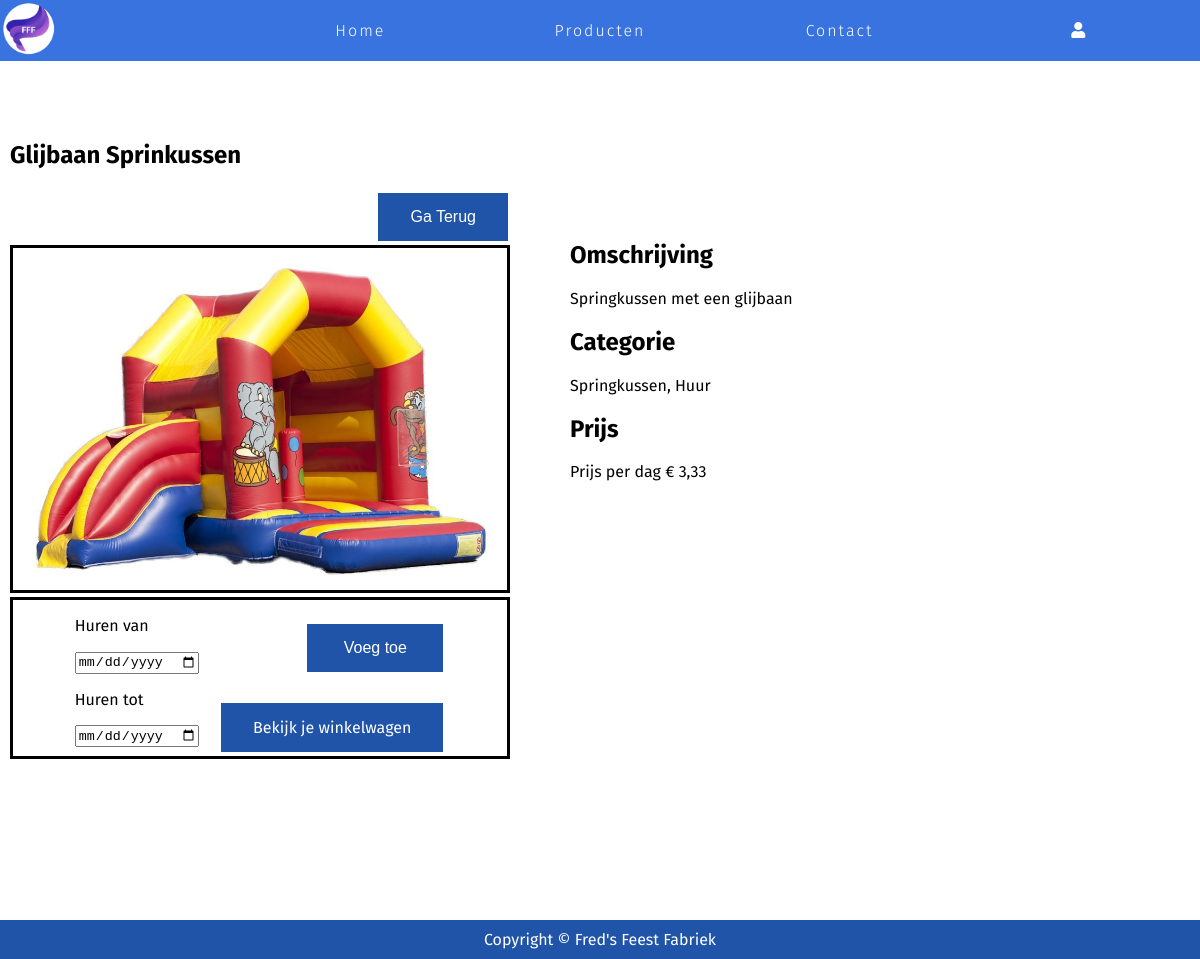
Screenshot of /index.php?page=artikelDetailForm&artikel=2 with the database file from the repository.
### tables this page shows
CREATE TABLE `artikel` (
  `ID` int(11) NOT NULL,
  `Naam` varchar(256) NOT NULL,
  `Omschrijving` text NOT NULL,
  `Prijs` int(11) NOT NULL,
  `Categorie_ID` int(3) NOT NULL,
  `Code` varchar(10) NOT NULL,
  `Verkoopwijze_ID` int(3) NOT NULL,
  `Image` varchar(256) DEFAULT NULL,
  `Onderhoud` int(2) DEFAULT NULL
);

CREATE TABLE `categorie` (
  `Categorie_ID` int(11) NOT NULL,
  `Categorie_naam` varchar(256) NOT NULL
);

CREATE TABLE `verkoopwijze` (
  `Verkoopwijze_ID` int(11) NOT NULL,
  `Verkoopwijze_Naam` varchar(256) DEFAULT NULL
);

### pages/artikelDetailForm.php (called while the page is built, shortened)
<?php
include("artikelDetailPagina.php");

### pages/artikelDetailPagina.php (the view, shortened to what this page needs)
<div class="product-detail-center">
<?php
    $query = "SELECT * FROM ((artikel INNER JOIN categorie ON artikel.Categorie_ID = categorie.Categorie_ID) INNER JOIN verkoopwijze ON artikel.Verkoopwijze_ID = verkoopwijze.Verkoopwijze_ID) WHERE ID = ?";
    $stmt = $db->prepare($query);
    $stmt->execute(array($_GET['artikel']));
$artikelen = $stmt->fetchAll(PDO::FETCH_ASSOC);
foreach ($artikelen as $artikel) {
    if ($artikel["Onderhoud"] == 1) {
        $s = $artikel["Image"];
        ?>
        <div class="product-detail-border">
            <div class="product-column1">
                <h2><?php echo $artikel["Naam"]; ?></h2>
                <button class="prod-button" onclick="location.href='index.php?page=producten'">Ga Terug</button>
                <br><img class="product-img" src="img/<?php echo $s;?>" alt=""><br>
                <div class="product-form">
                    <?php
                    $morgenBestelDatum =  date('Y-m-d', strtotime(' + 1 days'));
                    $minBestelDatum =  date('Y-m-d', strtotime(' + 2 days'));
                    if ($artikel["Verkoopwijze_Naam"] == "Huur") {
                        ?>
                        <form method="POST" enctype="multipart/form-data" action="">
                            <div class="form-left">
                                <p>Huren van</p>
                                <input type="date" name="datumVan" min="<?php echo $morgenBestelDatum; ?>" required>
                                <p>Huren tot</p>
                                <input type="date" name="datumTot" min="<?php echo $minBestelDatum; ?>" required>
                            </div>
                            <div class="form-right">
                                <input  class="prod-button" type="submit" id="submit" value=" Voeg toe " /><br>
                                <div style="padding-top: 60px;">
                                    <a  class="prod-button" onclick="location.href='index.php?page=cartForm'">Bekijk je winkelwagen</a>
                                </div>
                            </div>
                        </form>
                        <?php
                    }
                    ?>
                </div>
            </div>
            <div class="product-column2 ">
                <h2>Omschrijving</h2>
                <p><?php echo $artikel["Omschrijving"];?></p>
                <h2>Categorie</h2>
                <p><?php echo $artikel["Categorie_naam"] . ", " . $artikel["Verkoopwijze_Naam"];?></p>
                <h2>Prijs</h2>
                <?php
                    if ($artikel["Verkoopwijze_Naam"] == "Betaal") {
                        $prijs = $artikel["Prijs"] / 60;
                        $afgerond = number_format($prijs, 2, '.', ',');
                        $komma = str_replace('.', ',', $afgerond);
                        echo "Prijs € " . $komma;
                    } else {
                        $prijs = $artikel["Prijs"] / 60;
                        $afgerond = number_format($prijs, 2, '.', ',');
                        $komma = str_replace('.', ',', $afgerond);
                        echo "Prijs per dag € " . $komma;
                    }
                ?>
            </div>
        </div>
        <?php
    }
}
?>
</div>

### css/stylesheet.css (style rules this page uses)
* { box-sizing: border-box; }
html, body { font-family: 'Fira Sans', sans-serif; margin:0; height:100%; padding-bottom: 40px; }
img { background: #3973DF; }
.product-detail-center { padding-top: 60px; justify-content: center; display: flex; flex-wrap: wrap; }
.product-detail-border { width: 1500px; display: flex; flex-wrap: wrap; align-content: space-between; padding-bottom: 200px; }
.product-img { width: 500px; border-style: solid; border-width: 3px; }
.prod-button { float: right; background-color: #2054A8; border: none; color: white; padding: 15px 32px; text-align: center; text-decoration: none; display: inline-block; font-size: 16px; margin: 4px 2px; cursor: pointer; }
.product-form { justify-content: center; display: flex; flex-wrap: wrap; border-style: solid; border-width: 3px; }
.form-left { float: left; }
.form-right { padding-top: 20px; padding-left: 20px; float: right; }
.product-column1 { padding-left: 10px; float: left; }
.product-column2 { padding-top: 100px; padding-left: 60px; float: left; }

### rows the page displays
artikel: Naam "Glijbaan Sprinkussen", Image (picture), Omschrijving "Springkussen met een glijbaan", Categorie_ID.Categorie_naam "Springkussen", Verkoopwijze_ID.Verkoopwijze_Naam "Huur", Prijs "3,33"
